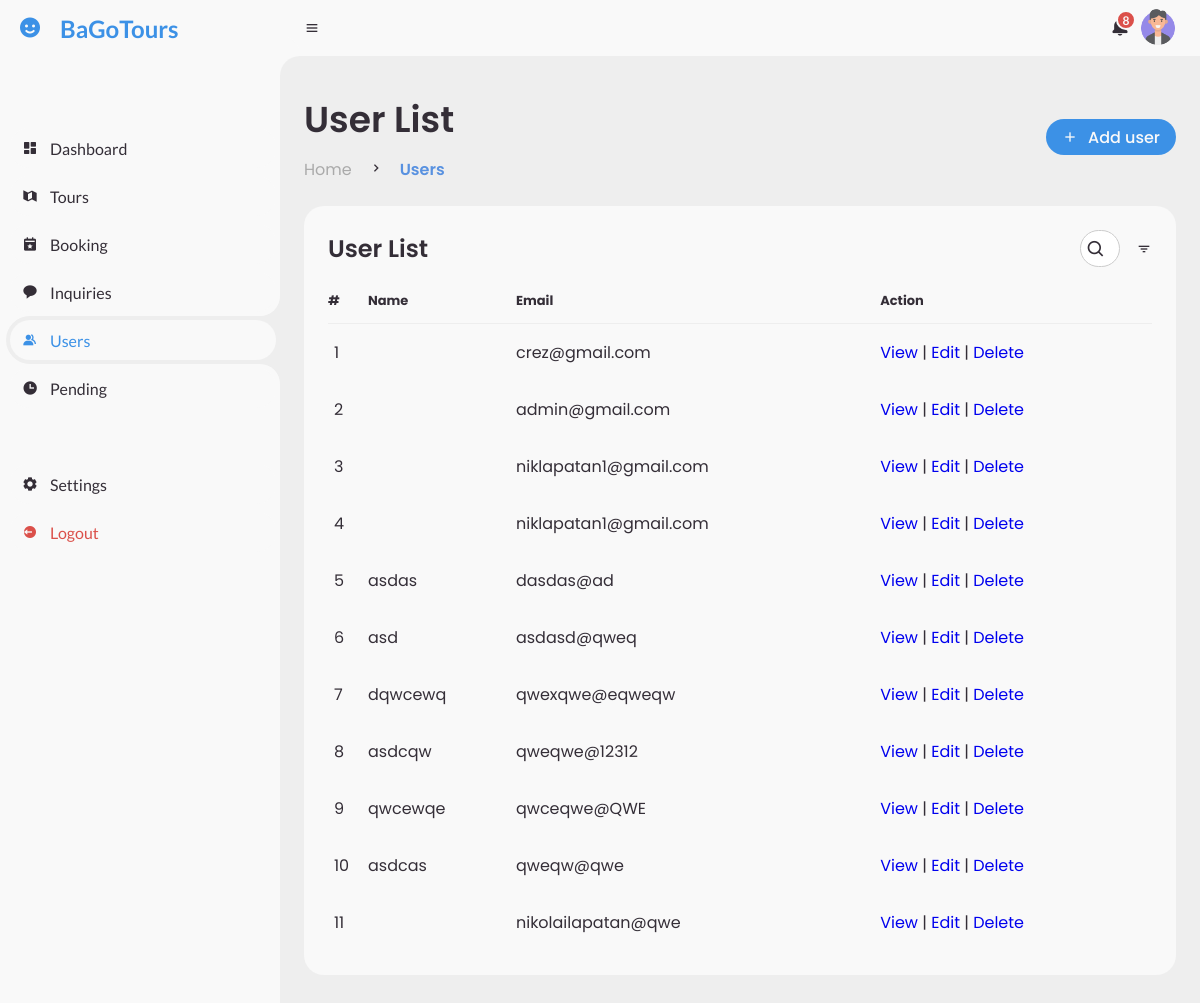
The app's page /admin/user.php (signed in) with its own data.
### tables this page shows
CREATE TABLE `users` (
  `id` int(50) NOT NULL,
  `profile_picture` varchar(200) DEFAULT NULL,
  `name` varchar(100) NOT NULL,
  `username` varchar(200) DEFAULT NULL,
  `password` varchar(200) DEFAULT NULL,
  `email` varchar(200) DEFAULT NULL,
  `phone_number` varchar(50) DEFAULT NULL,
  `role` varchar(200) DEFAULT NULL,
  `date_created` timestamp NOT NULL DEFAULT current_timestamp()
);

### admin/user.php (the view, shortened to what this page needs)
<?php
include '../include/db_conn.php';
$user_id = $_SESSION['user_id'];
$query = "SELECT * FROM users WHERE id <> ?";
if ($stmt = $conn->prepare($query)) {
    $stmt->bind_param("i", $user_id);
    $stmt->execute();
    $result = $stmt->get_result();
} else {
    die('Error preparing statement');
}
?>
<!DOCTYPE html>
<html lang="en">
<head>
    <link href='https://unpkg.com/boxicons@2.0.9/css/boxicons.min.css' rel='stylesheet'>
    <link rel="stylesheet" href="../assets/css/admin.css">
    <link rel="stylesheet" href="https://cdn.jsdelivr.net/npm/sweetalert2@11/dist/sweetalert2.min.css">
</head>
<body>
    <?php include 'includes/sidebar.php'; ?>
    <section id="content">
        <?php include 'includes/navbar.php'; ?>
        <main>
            <div class="head-title">
                <div class="left">
                    <h1>User List</h1>
                    <?php include 'includes/breadcrumb.php'; ?>
                </div>
                <a href="#" class="btn-download" data-bs-toggle="modal" data-bs-target="#addUserModal">
                    <i class='bx bx-plus'></i>
                    <span class="text">Add user</span>
                </a>
            </div>
            <div class="table-data" id="userTableContainer">
                <div class="order">
                    <div class="head">
                        <h3>User List</h3>
                        <div class="search-container">
                            <i class='bx bx-search' id="search-icon"></i>
                        </div>
                        <i class='bx bx-filter'></i>
                    </div>
                    <table>
                        <thead>
                            <tr>
                                <th>#</th>
                                <th>Name</th>
                                <th>Email</th>
                                <th>Action</th>
                            </tr>
                        </thead>
                        <tbody>
                            <?php
                            if ($result->num_rows > 0) {
                                $counter = 1;
                                while ($row = $result->fetch_assoc()) {
                                    echo "<tr>";
                                    echo "<td>" . htmlspecialchars($counter++) . "</td>";
                                    echo "<td>" . htmlspecialchars($row['name']) . "</td>";
                                    echo "<td>" . htmlspecialchars($row['email']) . "</td>";
                                    echo "<td>
                                            <a href='#' class='btn-view' data-id='" . htmlspecialchars($row['id']) . "'>View</a> |
                                            <a href='#' class='btn-edit'>Edit</a> |
                                            <a href='#' class='btn-delete' data-id='" . htmlspecialchars($row['id']) . "'>Delete</a>
                                        </td>";
                                    echo "</tr>";
                                }
                            } else {
                                echo "<tr><td colspan='4'>No users found.</td></tr>";
                            }
                            ?>
                        </tbody>
                    </table>
                </div>
            </div>
        </main>
    </section>
</body>
</html>

### assets/css/admin.css (style rules this page uses)
* { margin: 0; padding: 0; box-sizing: border-box; }
a { text-decoration: none; }
:root { --poppins: 'Poppins', sans-serif; --lato: 'Lato', sans-serif; --light: #F9F9F9; --blue: #3C91E6; --light-blue: #CFE8FF; --grey: #eee; --dark-grey: #AAAAAA; --dark: #342E37; --red: #DB504A; --yellow: #FFCE26; --light-yellow: #FFF2C6; --orange: #FD7238; --light-orange: #FFE0D3; }
html { overflow-x: hidden; }
body { background: var(--grey); overflow-x: hidden; }
.search-container { display: flex; align-items: center; border: 1px solid #ccc; padding: 5px; border-radius: 20px; width: 40px; transition: width 0.4s ease; background-color: white; }
#search-icon { font-size: 20px; cursor: pointer; }
#content { position: relative; width: calc(100% - 280px); left: 280px; transition: .3s ease; }
#content main { width: 100%; padding: 36px 24px; font-family: var(--poppins); max-height: calc(100vh - 56px); overflow-y: auto; }
#content main .head-title { display: flex; align-items: center; justify-content: space-between; grid-gap: 16px; flex-wrap: wrap; }
#content main .head-title .left h1 { font-size: 36px; font-weight: 600; margin-bottom: 10px; color: var(--dark); }
#content main .head-title .btn-download { height: 36px; padding: 0 16px; border-radius: 36px; background: var(--blue); color: var(--light); display: flex; justify-content: center; align-items: center; grid-gap: 10px; font-weight: 500; }
#content main .table-data { display: flex; flex-wrap: wrap; grid-gap: 24px; margin-top: 24px; width: 100%; color: var(--dark); }
#content main .table-data>div { border-radius: 20px; background: var(--light); padding: 24px; overflow-x: auto; }
#content main .table-data .head { display: flex; align-items: center; grid-gap: 16px; margin-bottom: 24px; }
#content main .table-data .head h3 { margin-right: auto; font-size: 24px; font-weight: 600; }
#content main .table-data .head .bx { cursor: pointer; }
#content main .table-data .order { flex-grow: 1; flex-basis: 500px; }
#content main .table-data .order table { width: 100%; border-collapse: collapse; }
#content main .table-data .order table th { padding-bottom: 12px; font-size: 13px; text-align: left; border-bottom: 1px solid var(--grey); }
#content main .table-data .order table td { padding: 16px 0; }
#content main .table-data .order table tr td:first-child { display: flex; align-items: center; grid-gap: 12px; padding-left: 6px; }

### records on screen
users: email "crez@gmail.com"
users: email "admin@gmail.com"
users: email "niklapatan1@gmail.com"
users: email "niklapatan1@gmail.com"
users: name "asdas", email "dasdas@ad"
users: name "asd", email "asdasd@qweq"
users: name "dqwcewq", email "qwexqwe@eqweqw"
users: name "asdcqw", email "qweqwe@12312"
users: name "qwcewqe", email "qwceqwe@QWE"
users: name "asdcas", email "qweqw@qwe"
users: email "nikolailapatan@qwe"

### other values on screen
$breadcrumb['title'] "Home"
$breadcrumb['title'] "Users"
